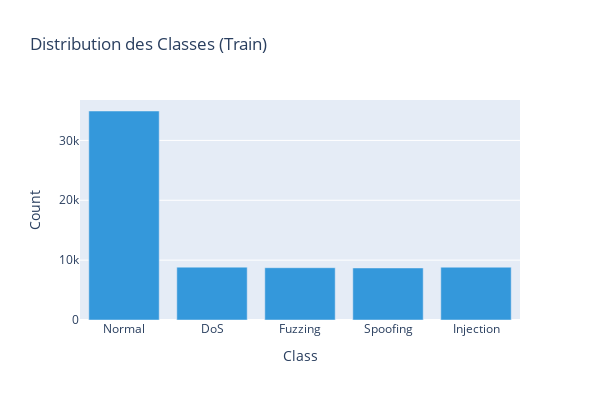

Here is the notebook cell this chart was saved with:
### Markdown cell above
### Visualisation de la Distribution des Classes

### Code cell
# Distribution des classes
fig = plot_class_distribution(train_df['label_numeric'].values, title="Distribution des Classes (Train)")
fig.show()

### Figure 1 — Plotly figure (JSON) as saved in the notebook; plotly's stock layout.template omitted (floating-point values rounded to 4 significant figures)
{"data": [{"marker": {"color": "#3498db"}, "type": "bar", "x": ["Normal", "DoS", "Fuzzing", "Spoofing", "Injection"], "y": [34915, 8833, 8736, 8694, 8822]}], "layout": {"height": 400, "title": {"text": "Distribution des Classes (Train)"}, "width": 600, "xaxis": {"title": {"text": "Class"}}, "yaxis": {"title": {"text": "Count"}}}}
